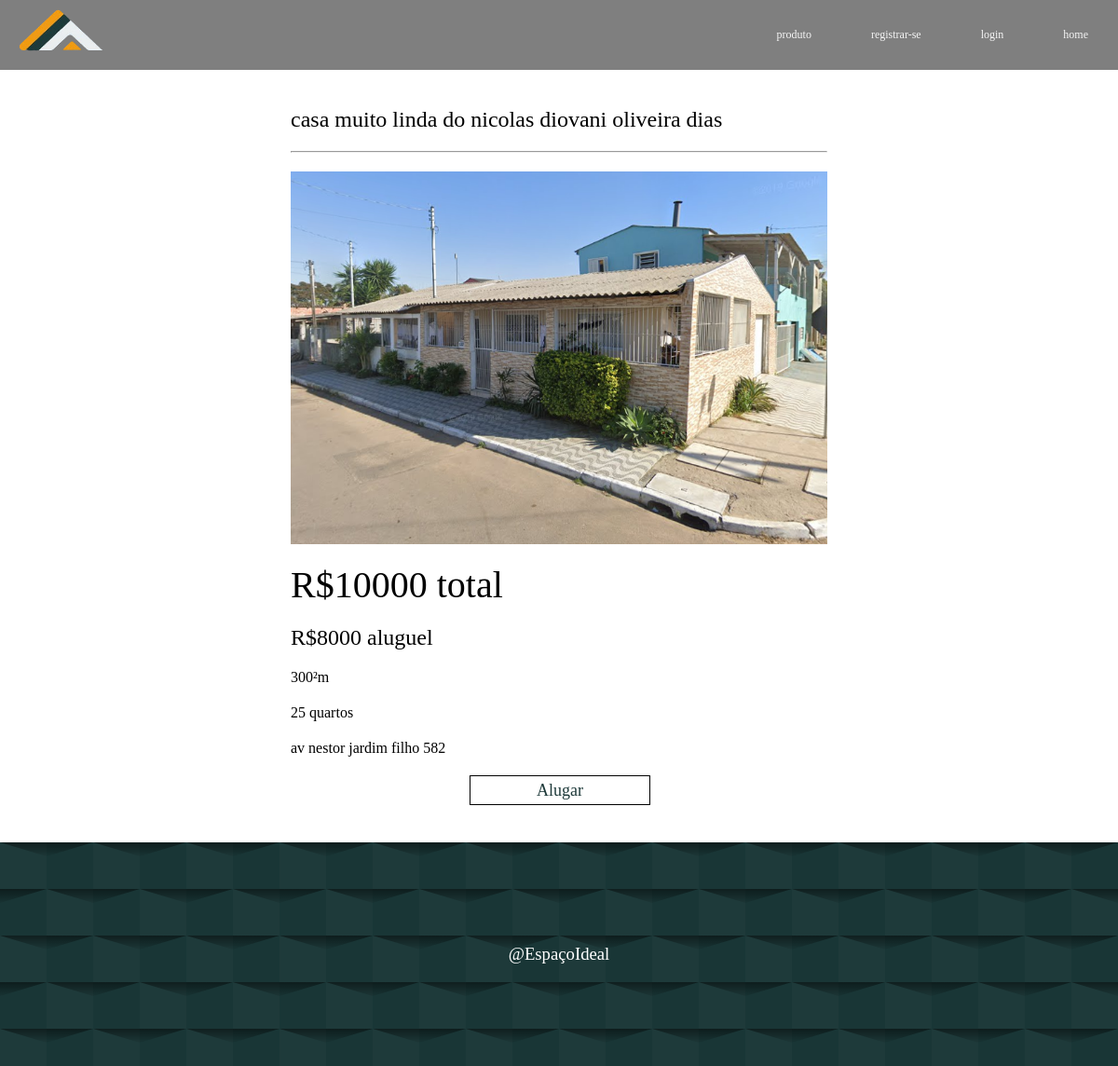
Page /produto.php?id=31 on the committed database.
### tables this page shows
CREATE TABLE `produtos` (
  `id_produtos` int(11) NOT NULL,
  `descricao` varchar(100) NOT NULL,
  `preco_total` float NOT NULL,
  `preco_aluguel` float NOT NULL,
  `metros` float NOT NULL,
  `quartos` int(3) NOT NULL,
  `endereco` varchar(100) NOT NULL,
  `data_envio` date NOT NULL DEFAULT current_timestamp(),
  `foto_caminho` varchar(100) NOT NULL,
  `foto_nome` varchar(100) NOT NULL,
  `fk_cliente` int(11) DEFAULT NULL
);

### produto.php (the view, shortened to what this page needs)
<link rel="stylesheet" href="styles/produto.css">
<body>
    <?php
        include_once "_includes/_header.php";
    ?>
    <main>
        <?php
        include_once "_includes/_conexao.php";
        $id = $_GET['id'];
        $comando = "SELECT * FROM produtos WHERE id_produtos = ?";
        $preparo = mysqli_prepare($conexao, $comando);
        mysqli_stmt_bind_param($preparo, "i", $id);
        mysqli_stmt_execute($preparo);
        $resultado = mysqli_stmt_get_result($preparo);
        $produtos = mysqli_fetch_assoc($resultado);
        ?>
        <article>
            <h1><?php echo $produtos['descricao'];?></h1>
            <hr>
            <img src="<?php echo $produtos['foto_caminho'];?>" alt="">
            <p id="preco_total">R$<?php echo $produtos['preco_total'];?> total</p>
            <p id="preco_aluguel">R$<?php echo $produtos['preco_aluguel'];?> aluguel</p>
            <p id="metros"><?php echo $produtos['metros'];?>²m</p>
            <p id="quartos"><?php echo $produtos['quartos'];?> quartos</p>
            <p id="endereco"><?php echo $produtos['endereco'];?></p>
            <?php
                if($produtos['fk_cliente']==null){
                    ?>
                        <a href = "_includes/_backalugar.php?id_produto=<?php echo $id?>">Alugar</a>
                    <?php
                }
                else{
                    ?>
                        <a href = "_includes/_backdesalugar.php?id_produto=<?php echo $id?>">Devolver</a>
                    <?php
                }
            ?>
        </article>
    </main>
</body>
</html>

### styles/produto.css (style rules this page uses)
main { height: auto; width: 100%; }
article * { margin-left: 20%; height: 60%; margin-right: 20%; }
article { height: auto; width: 80%; margin-left: 10%; padding-top: 5vh; padding-bottom: 5vh; display: flex; flex-direction: column; justify-content: space-between; gap: 2.5vh; }
article img { width: 60%; height: 50vh; object-fit: cover; }
article #preco_total { font-size: 5vh; }
article #preco_aluguel { font-size: 3vh; }
article #metros { font-size: 2vh; }
article a { width:20%; font-size: large; margin-left: 40%; height: 2.5vw; border: 1px solid black; color: #1E3A3A; cursor:pointer; display: flex; align-items: center; justify-content: center; text-decoration-line: none; }

### styles/all.css (style rules this page uses)
* { margin: 0; padding: 0; font-family: "Libre Baskerville", serif; font-weight: 400; font-style: normal; }

### styles/footer.css (style rules this page uses)
footer { height: 30vh; width: 100%; background-color: #1E3A3A; background-color: #1E3A3A; }
footer div { color: white; height: 100%; width: 100%; display: flex; justify-content: center; align-items: center; }

### rows in the picture
produtos: descricao "casa muito linda do nicolas diovani oliveira dias", foto_caminho (picture), preco_total "10000", preco_aluguel "8000", metros "300", quartos "25", endereco "av nestor jardim filho 582"
